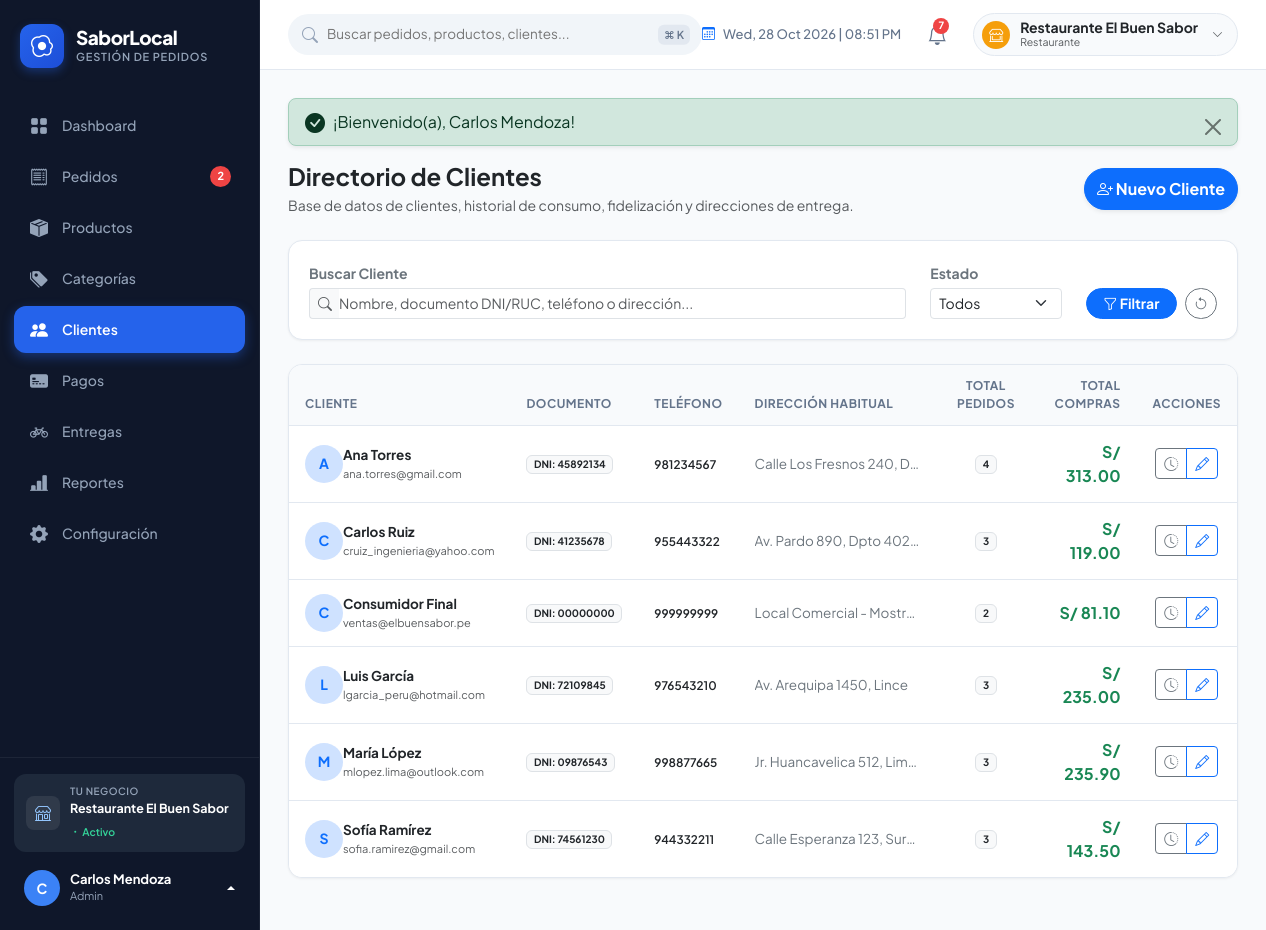
Page /index.php?route=clientes (signed in) on the committed database.
### tables this page shows
CREATE TABLE `configuracion_negocio` (
  `id` INT AUTO_INCREMENT PRIMARY KEY,
  `nombre_comercial` VARCHAR(150) NOT NULL DEFAULT 'Restaurante El Buen Sabor',
  `ruc` VARCHAR(20) DEFAULT '20601234567',
  `razon_social` VARCHAR(200) DEFAULT 'El Buen Sabor S.A.C.',
  `direccion` VARCHAR(255) DEFAULT 'Av. Las Palmeras 123, Miraflores, Lima',
  `telefono` VARCHAR(50) DEFAULT '+51 987 654 321',
  `email` VARCHAR(150) DEFAULT 'contacto@elbuensabor.pe',
  `logo` VARCHAR(255) DEFAULT 'logo.png',
  `moneda_simbolo` VARCHAR(10) NOT NULL DEFAULT 'S/',
  `moneda_codigo` VARCHAR(10) NOT NULL DEFAULT 'PEN',
  `igv_porcentaje` DECIMAL(5,2) NOT NULL DEFAULT 18.00,
  `costo_envio_predeterminado` DECIMAL(10,2) NOT NULL DEFAULT 5.00,
  `mensaje_ticket` TEXT DEFAULT '¡Gracias por su preferencia! Comprobante interno sin valor tributario.',
  `created_at` DATETIME NOT NULL DEFAULT CURRENT_TIMESTAMP,
  `updated_at` DATETIME NOT NULL DEFAULT CURRENT_TIMESTAMP ON UPDATE CURRENT_TIMESTAMP
);

CREATE TABLE `clientes` (
  `id` INT AUTO_INCREMENT PRIMARY KEY,
  `tipo_documento` ENUM('DNI', 'RUC', 'CE', 'OTRO') DEFAULT 'DNI',
  `numero_documento` VARCHAR(20) DEFAULT NULL,
  `nombre` VARCHAR(150) NOT NULL,
  `telefono` VARCHAR(30) DEFAULT NULL,
  `email` VARCHAR(150) DEFAULT NULL,
  `direccion` TEXT DEFAULT NULL,
  `referencia` TEXT DEFAULT NULL,
  `notas` TEXT DEFAULT NULL,
  `activo` TINYINT(1) NOT NULL DEFAULT 1,
  `created_at` DATETIME NOT NULL DEFAULT CURRENT_TIMESTAMP,
  `updated_at` DATETIME NOT NULL DEFAULT CURRENT_TIMESTAMP ON UPDATE CURRENT_TIMESTAMP,
  INDEX `idx_cliente_nombre` (`nombre`),
  INDEX `idx_cliente_documento` (`numero_documento`),
  INDEX `idx_cliente_telefono` (`telefono`),
  INDEX `idx_cliente_activo` (`activo`)
);

### views/clientes/index.php (the view, shortened to what the rows shown need)
<?php
require __DIR__ . '/../layouts/header.php';
require __DIR__ . '/../layouts/sidebar.php';
?>
<main class="app-main">
    <?php require __DIR__ . '/../layouts/navbar.php'; ?>
    <div class="app-content">
        <?= FlashHelper::render() ?>
        <div class="d-flex flex-wrap align-items-center justify-content-between gap-3 mb-4">
            <div>
                <h2 class="h4 fw-bold text-dark mb-1">Directorio de Clientes</h2>
                <p class="text-muted small mb-0">Base de datos de clientes, historial de consumo, fidelización y direcciones de entrega.</p>
            </div>
            <div>
                <button type="button" class="btn btn-primary rounded-pill px-3.5 py-2 fw-bold shadow-sm" data-bs-toggle="modal" data-bs-target="#modalNuevoClienteDirectorio">
                    <i class="bi bi-person-plus me-1.5"></i> Nuevo Cliente
                </button>
            </div>
        </div>
        <div class="card-enterprise mb-4">
            <div class="card-body-clean">
                <form action="index.php" method="GET" class="row g-2.5 align-items-end">
                    <div class="col-12 col-md-8">
                        <label class="form-label small fw-bold text-secondary mb-1">Buscar Cliente</label>
                        <div class="input-group input-group-sm">
                            <span class="input-group-text bg-light text-muted border-end-0"><i class="bi bi-search"></i></span>
                            <input type="text" name="search" class="form-control border-start-0 ps-0" placeholder="Nombre, documento DNI/RUC, teléfono o dirección..." value="<?= htmlspecialchars($filters['search'] ?? '') ?>">
                        </div>
                    </div>
                    <div class="col-6 col-md-2">
                        <label class="form-label small fw-bold text-secondary mb-1">Estado</label>
                        <select name="activo" class="form-select form-select-sm">
                            <option value="">Todos</option>
                        </select>
                    </div>
                    <div class="col-6 col-md-2 d-flex gap-2">
                        <button type="submit" class="btn btn-primary btn-sm rounded-pill flex-grow-1 fw-bold">
                            <i class="bi bi-funnel"></i> Filtrar
                        </button>
                        <a href="index.php?route=clientes" class="btn btn-outline-secondary btn-sm rounded-pill" title="Limpiar">
                            <i class="bi bi-arrow-counterclockwise"></i>
                        </a>
                    </div>
                </form>
            </div>
        </div>
        <div class="card-enterprise">
            <div class="table-responsive">
                <table class="table table-modern align-middle mb-0">
                    <thead>
                        <tr>
                            <th>Cliente</th>
                            <th>Documento</th>
                            <th>Teléfono</th>
                            <th>Dirección Habitual</th>
                            <th class="text-center">Total Pedidos</th>
                            <th class="text-end">Total Compras</th>
                            <th class="text-center">Acciones</th>
                        </tr>
                    </thead>
                    <tbody>
                        <?php if (empty($clientes)): ?>
                            <tr>
                                <td colspan="7" class="text-center py-5 text-muted">
                                    <i class="bi bi-people fs-2 d-block mb-2 text-secondary"></i>
                                    No se encontraron clientes registrados.
                                </td>
                            </tr>
                        <?php else: ?>
                            <?php foreach ($clientes as $cli): ?>
                                <tr>
                                    <td>
                                        <div class="d-flex align-items-center gap-2.5">
                                            <div class="rounded-circle bg-primary-subtle text-primary fw-bold d-flex align-items-center justify-content-center" style="width: 38px; height: 38px; font-size: 14px;">
                                                <?= strtoupper(substr($cli['nombre'], 0, 1)) ?>
                                            </div>
                                            <div>
                                                <a href="index.php?route=clientes_detalle&id=<?= $cli['id'] ?>" class="fw-bold text-decoration-none text-dark">
                                                    <?= htmlspecialchars($cli['nombre']) ?>
                                                </a>
                                                <?php if (!empty($cli['email'])): ?>
                                                    <div class="text-muted" style="font-size: 11px;"><?= htmlspecialchars($cli['email']) ?></div>
                                                <?php endif; ?>
                                            </div>
                                        </div>
                                    </td>
                                    <td>
                                        <?php if (!empty($cli['numero_documento'])): ?>
                                            <span class="badge bg-light text-dark border"><?= $cli['tipo_documento'] ?>: <?= htmlspecialchars($cli['numero_documento']) ?></span>
                                        <?php else: ?>
                                            <span class="text-muted small">-</span>
                                        <?php endif; ?>
                                    </td>
                                    <td>
                                        <span class="small fw-semibold text-dark"><?= htmlspecialchars($cli['telefono'] ?: '-') ?></span>
                                    </td>
                                    <td class="small text-secondary" style="max-width: 200px;">
                                        <div class="text-truncate"><?= htmlspecialchars($cli['direccion'] ?: 'No especificada') ?></div>
                                    </td>
                                    <td class="text-center fw-bold">
                                        <span class="badge bg-light text-dark border"><?= $cli['total_pedidos'] ?></span>
                                    </td>
                                    <td class="text-end fw-bold text-success fs-6">
                                        <?= FormatHelper::money($cli['total_compras']) ?>
                                    </td>
                                    <td class="text-center">
                                        <div class="btn-group btn-group-sm">
                                            <a href="index.php?route=clientes_detalle&id=<?= $cli['id'] ?>" class="btn btn-outline-secondary" title="Ver Historial">
                                                <i class="bi bi-clock-history"></i>
                                            </a>
                                            <button type="button" class="btn btn-outline-primary" onclick='openEditClientModal(<?= json_encode($cli) ?>)' title="Editar Datos">
                                                <i class="bi bi-pencil"></i>
                                            </button>
                                        </div>
                                    </td>
                                </tr>
                            <?php endforeach; ?>
                        <?php endif; ?>
                    </tbody>
                </table>
            </div>
        </div>
    </div>
</main>
<?php require __DIR__ . '/../layouts/footer.php'; ?>

### views/layouts/sidebar.php (shortened to what the rows shown need)
<?php
$conf = Configuracion::get();
$user = AuthHelper::user();
$route = $_GET['route'] ?? 'dashboard';
$db = Database::getConnection();
$pendingCount = (int)$db->query("SELECT COUNT(*) FROM pedidos WHERE estado = 'pendiente'")->fetchColumn();
?>
<aside class="app-sidebar" id="appSidebar">
    <div class="sidebar-header">
        <div class="brand-icon">
            <i class="bi bi-egg-fried"></i>
        </div>
        <div>
            <h1 class="brand-title">SaborLocal</h1>
            <p class="brand-subtitle">Gestión de Pedidos</p>
        </div>
    </div>
    <nav class="sidebar-menu">
        <a href="index.php?route=dashboard" class="nav-item-link <?= in_array($route, ['', 'dashboard']) ? 'active' : '' ?>">
            <span class="nav-label"><i class="bi bi-grid-fill"></i> Dashboard</span>
        </a>
        <a href="index.php?route=pedidos" class="nav-item-link <?= str_starts_with($route, 'pedidos') ? 'active' : '' ?>">
            <span class="nav-label"><i class="bi bi-receipt"></i> Pedidos</span>
            <?php if ($pendingCount > 0): ?>
                <span class="nav-badge-pill"><?= $pendingCount ?></span>
            <?php endif; ?>
        </a>
        <a href="index.php?route=productos" class="nav-item-link <?= str_starts_with($route, 'productos') ? 'active' : '' ?>">
            <span class="nav-label"><i class="bi bi-box-seam-fill"></i> Productos</span>
        </a>
        <a href="index.php?route=categorias" class="nav-item-link <?= str_starts_with($route, 'categorias') ? 'active' : '' ?>">
            <span class="nav-label"><i class="bi bi-tags-fill"></i> Categorías</span>
        </a>
        <a href="index.php?route=clientes" class="nav-item-link <?= str_starts_with($route, 'clientes') ? 'active' : '' ?>">
            <span class="nav-label"><i class="bi bi-people-fill"></i> Clientes</span>
        </a>
        <a href="index.php?route=pagos" class="nav-item-link <?= str_starts_with($route, 'pagos') ? 'active' : '' ?>">
            <span class="nav-label"><i class="bi bi-credit-card-2-front-fill"></i> Pagos</span>
        </a>
        <a href="index.php?route=entregas" class="nav-item-link <?= str_starts_with($route, 'entregas') ? 'active' : '' ?>">
            <span class="nav-label"><i class="bi bi-bicycle"></i> Entregas</span>
        </a>
        <a href="index.php?route=reportes" class="nav-item-link <?= str_starts_with($route, 'reportes') ? 'active' : '' ?>">
            <span class="nav-label"><i class="bi bi-bar-chart-line-fill"></i> Reportes</span>
        </a>
        <?php if (AuthHelper::isAdmin()): ?>
        <a href="index.php?route=configuracion" class="nav-item-link <?= str_starts_with($route, 'configuracion') ? 'active' : '' ?>">
            <span class="nav-label"><i class="bi bi-gear-fill"></i> Configuración</span>
        </a>
        <?php endif; ?>
    </nav>
    <div class="sidebar-footer">
        <div class="sidebar-business-card">
            <div class="business-icon-box">
                <i class="bi bi-shop"></i>
            </div>
            <div class="business-details">
                <p class="business-label">Tu negocio</p>
                <p class="business-name"><?= htmlspecialchars($conf['nombre_comercial']) ?></p>
                <span class="business-status"><i class="bi bi-dot"></i> Activo</span>
            </div>
        </div>
        <div class="dropdown dropup">
            <a href="#" class="sidebar-user-card dropdown-toggle" data-bs-toggle="dropdown" aria-expanded="false">
                <div class="user-avatar-img">
                    <?= strtoupper(substr($user['nombre'] ?? 'U', 0, 1)) ?>
                </div>
                <div class="flex-grow-1 overflow-hidden">
                    <p class="user-meta-name text-truncate"><?= htmlspecialchars($user['nombre'] ?? 'Usuario') ?></p>
                    <p class="user-meta-role text-capitalize"><?= htmlspecialchars($user['rol'] ?? 'Empleado') ?></p>
                </div>
            </a>
        </div>
    </div>
</aside>

### views/layouts/navbar.php (shortened to what the rows shown need)
<?php
$conf = Configuracion::get();
$db = Database::getConnection();
$stockAlerts = $db->query("SELECT nombre, stock, stock_minimo FROM productos WHERE stock <= stock_minimo AND activo = 1 LIMIT 5")->fetchAll();
$pendingOrders = $db->query("SELECT numero_pedido, total, created_at FROM pedidos WHERE estado = 'pendiente' ORDER BY id DESC LIMIT 5")->fetchAll();
$totalNotifications = count($stockAlerts) + count($pendingOrders);
?>
<header class="app-topbar">
    <div class="topbar-left">
        <form class="global-search-box" action="index.php" method="GET">
            <i class="bi bi-search search-icon"></i>
            <input type="text"
                   name="search"
                   id="globalSearchInput"
                   class="global-search-input"
                   placeholder="Buscar pedidos, productos, clientes..."
                   autocomplete="off">
            <span class="search-shortcut-pill">⌘ K</span>
        </form>
    </div>
    <div class="topbar-right">
        <div class="topbar-datetime d-none d-md-flex">
            <i class="bi bi-calendar3 text-primary"></i>
            <span id="liveClock"><?= date('D, d M Y | h:i A') ?></span>
        </div>
        <div class="dropdown">
            <button class="notification-btn" data-bs-toggle="dropdown" aria-expanded="false" title="Notificaciones">
                <i class="bi bi-bell"></i>
                <?php if ($totalNotifications > 0): ?>
                    <span class="notification-badge"><?= min($totalNotifications, 9) ?></span>
                <?php endif; ?>
            </button>
        </div>
        <a href="index.php?route=configuracion" class="store-selector-pill d-none d-sm-flex text-decoration-none">
            <div class="store-logo-thumb">
                <i class="bi bi-shop-window"></i>
            </div>
            <div>
                <div class="fw-bold small lh-1 text-dark"><?= htmlspecialchars($conf['nombre_comercial']) ?></div>
                <div class="text-muted" style="font-size: 10.5px;">Restaurante</div>
            </div>
            <i class="bi bi-chevron-down text-muted ms-1" style="font-size: 11px;"></i>
        </a>
    </div>
</header>

### rows in the picture
configuracion_negocio: nombre_comercial "Restaurante El Buen Sabor"
clientes: nombre "A", nombre "Ana Torres", email "ana.torres@gmail.com", tipo_documento "DNI", numero_documento "45892134", telefono "981234567", direccion "Calle Los Fresnos 240, D…", total_pedidos "4", total_compras "S/ 313.00"
clientes: nombre "C", nombre "Carlos Ruiz", email "cruiz_ingenieria@yahoo.com", tipo_documento "DNI", numero_documento "41235678", telefono "955443322", direccion "Av. Pardo 890, Dpto 402…", total_pedidos "3", total_compras "S/ 119.00"
clientes: nombre "C", nombre "Consumidor Final", email "ventas@elbuensabor.pe", tipo_documento "DNI", numero_documento "00000000", telefono "999999999", direccion "Local Comercial - Mostr…", total_pedidos "2", total_compras "S/ 81.10"
clientes: nombre "L", nombre "Luis García", email "lgarcia_peru@hotmail.com", tipo_documento "DNI", numero_documento "72109845", telefono "976543210", direccion "Av. Arequipa 1450, Lince", total_pedidos "3", total_compras "S/ 235.00"
clientes: nombre "M", nombre "María López", email "mlopez.lima@outlook.com", tipo_documento "DNI", numero_documento "09876543", telefono "998877665", direccion "Jr. Huancavelica 512, Lim…", total_pedidos "3", total_compras "S/ 235.90"
clientes: nombre "S", nombre "Sofía Ramírez", email "sofia.ramirez@gmail.com", tipo_documento "DNI", numero_documento "74561230", telefono "944332211", direccion "Calle Esperanza 123, Surco", total_pedidos "3", total_compras "S/ 143.50"

### other values in the picture
$pendingCount "2"
substr($user['nombre'] ?? 'U', 0, 1) "C"
$user['nombre'] "Carlos Mendoza"
$user['rol'] "Admin"
min($totalNotifications, 9) "7"
$message "¡Bienvenido(a), Carlos Mendoza!"
